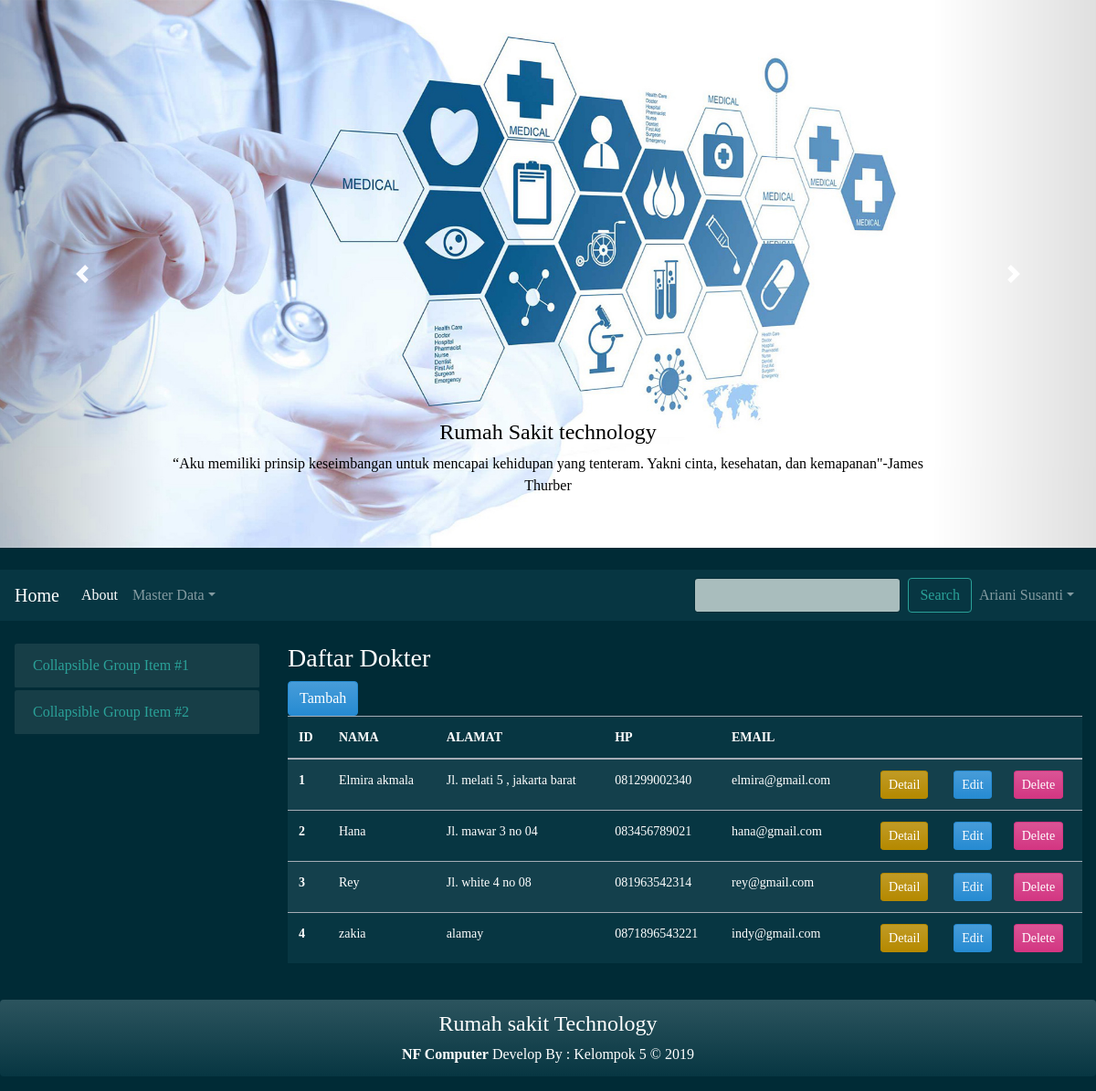
Page /index.php?halaman=dokter (signed in) on the committed database.
### tables this page shows
CREATE TABLE `dokter` (
  `IDdokter` int(11) NOT NULL,
  `nama` varchar(45) NOT NULL,
  `alamat` text NOT NULL,
  `hp` varchar(13) NOT NULL,
  `email` varchar(45) NOT NULL,
  `foto` varchar(45) DEFAULT NULL
);

### form_dokter.php (called while the page is built, shortened)
<?php
$obj = new kelasdokter();
$ar_dokter = $obj->getAll();
?>

### kelasdokter.php (called while the page is built, shortened)
<?php
class kelasdokter
{
	public $koneksi;
	function __construct()
	{
		global $dbh;
		$this->koneksi=$dbh;
	}
	public function getALL()
	{
		$sql= "SELECT * FROM dokter";
		$ps= $this-> koneksi -> prepare($sql);
		$ps-> execute();
		$rs = $ps -> fetchALL();
		return $rs;
	}
}

### dokter.php (the view, shortened to what this page needs)
<?php
if (isset($_SESSION['MEMBER'])) {
$Judul=['ID','NAMA','ALAMAT','HP','EMAIL','',''];
$model= new kelasdokter();
$rs= $model -> getALL();
?>
<h3> Daftar Dokter</h3>
<table class="table table-striped table-dark">
  <button type="button" class="btn btn-info" data-toggle="modal" data-target="#exampleModal">
  Tambah
</button>
        <?php include_once 'form_dokter.php'; ?>
<br>
  <thead>
    <tr>
    	<?php
    	foreach ($Judul as $judul) {
    	?>
      <th scope="col"> <?= $judul ?></th>
    <?php } ?>
    </tr>
  </thead>
  <tbody>
  	<?php
  	$no=1;
  	foreach ($rs as $data) {
  	?>
    <tr>
      <th scope="row"><?= $data['IDdokter'] ?></th>
      <td><?= $data['nama'] ?></td>
      <td><?= $data['alamat'] ?></td>
      <td><?= $data['hp'] ?></td>
      <td><?= $data['email'] ?></td>
      <td align="right">
      	<a class="btn btn-primary btn-sm" href="index.php?halaman=detaildokter&iddok=<?= $data['IDdokter'] ?>">Detail</a>
        <a class="btn btn-info btn-sm " href="index.php?halaman=form_dokter&idedit=<?= $data['IDdokter'] ?>">Edit</a></td>
        <td align="left">
      <form method="post" action="controllerDokter.php">
      <button name="proses" type="submit" class="btn btn-danger btn-sm" value="hapus" onclick="return confirm ('apakah anda yakin akan di hapus?')">Delete</button>
        </form>
      </td>
    </tr>
    <?php $no++; } ?>
  </tbody>
</table>
<?php }
else{
  include_once 'dilarang.php';
}
?>

### slide.php (shortened to what this page needs)
<!DOCTYPE html>
<html lang="en">
  <head>
    <link href="css/bootstrap.min.css" rel="stylesheet">
    <link href="css/style.css" rel="stylesheet">
  </head>
  <body>
<font size="3" face="times new romans" color="white">
    <link href="css/bootstrap.min.css" rel="stylesheet">
    <link href="css/style.css" rel="stylesheet">
  </head>
  <body>
<div class="row">
		<div class="col-md-12" >
			<div class="carousel slide" id="carousel-534716">
				<ol class="carousel-indicators">
					<li data-slide-to="0" data-target="#carousel-534716" class="active">
					</li>
					<li data-slide-to="1" data-target="#carousel-534716">
					</li>
					<li data-slide-to="2" data-target="#carousel-534716">
					</li>
				</ol>
				<div class="carousel-inner">
					<div class="carousel-item active" >
						<img class="d-block w-100" alt="Carousel Bootstrap First" src="foto/b.jpg" weight="1600px" height="600px">
						<div class="carousel-caption" style="color:black;">
							<h4>
								Rumah Sakit technology
							</h4>
							<p>
								“Aku memiliki prinsip keseimbangan untuk mencapai kehidupan yang tenteram. Yakni cinta, kesehatan, dan kemapanan"-James Thurber
							</p>
						</div>
					</div>
				</div> <a class="carousel-control-prev" href="#carousel-534716" data-slide="prev"><span class="carousel-control-prev-icon"></span> <span class="sr-only">Previous</span></a> <a class="carousel-control-next" href="#carousel-534716" data-slide="next"><span class="carousel-control-next-icon"></span> <span class="sr-only">Next</span></a>
			</div>
		</div>
	</div>

### index.php (shortened to what this page needs)
<?php
include_once 'koneksi.php';
include_once 'kelasdokter.php';
include_once 'slide.php';
echo '<br/>';
include_once 'menu.php';
echo '<br/>';
include_once 'main.php';
echo '<br/>';
include_once 'footer.php';

### menu.php (shortened to what this page needs)
<?php
$sesi = $_SESSION['MEMBER'];
?>
<div class="row">
		<div class="col-md-12">
			<nav class="navbar navbar-expand-lg navbar-light bg-light navbar-dark bg-dark">
				 <a class="navbar-brand" href="index.php?halaman=home">Home</a>
				<div class="collapse navbar-collapse" id="bs-example-navbar-collapse-1">
					<ul class="navbar-nav">
							<li class="nav-item active">
							 <a class="nav-link" href="index.php?halaman=about">About<span class="sr-only">(current)</span></a>
						</li>
						<?php
						if (isset($sesi)) {
						?>
						<li class="nav-item dropdown">
							 <a class="nav-link dropdown-toggle"  id="navbarDropdownMenuLink" data-toggle="dropdown">Master Data</a>
						</li>
					<?php } ?>
					</ul>
					<ul class="navbar-nav ml-md-auto">
						<form class="form-inline">
						<input class="form-control mr-sm-2" type="text" name="search">
						<button class="btn btn-outline-success" type="submit">
							Search
						</button>
					</form>
					<ul class="navbar-nav ml-md-auto">
					<?php
					if(!isset($sesi)){
					?>
						<li class="nav-item active">
							 <a class="nav-link" href="index.php?halaman=login">Login</a>
						</li>
						<?php
						}
						else{
						?>
							<li class="nav-item dropdown">
							 <a class="nav-link dropdown-toggle" href="#" id="navbarDropdownMenuLink" data-toggle="dropdown">
							 	<?= $sesi['fullname']?></a>
						</li>
						<?php } ?>
					</ul>
				</div>
			</nav>
		</div>
	</div>

### main.php (shortened to what this page needs)
<div class="container-fluid">
	<div class="row">
		<div class="col-md-3">
			<div id="card-246888">
				<div class="card">
					<div class="card-header">
						 <a class="card-link collapsed" data-toggle="collapse" data-parent="#card-246888" href="#card-element-471785">Collapsible Group Item #1</a>
					</div>
				</div>
				<div class="card">
					<div class="card-header">
						 <a class="collapsed card-link" data-toggle="collapse" data-parent="#card-246888" href="#card-element-409410">Collapsible Group Item #2</a>
					</div>
				</div>
			</div>
		</div>
		<div class="col-md-9" style="font-family: calibri;font-size:14px; ">
			<?php
	$halaman = $_GET['halaman'];
	if (!empty($halaman)) {
		include_once $halaman.'.php';
	}
	else {
		include_once 'home.php';
	}
	?>
		</div>
	</div>
	</div>

### footer.php (shortened to what this page needs)
<div class="row">
		<div class="col-md-12">
			<div align="center" class="alert alert-dismissable alert-dark">
				<h4>
					Rumah sakit Technology
				</h4> <strong>NF Computer</strong> Develop By : Kelompok 5 &copy; 2019
			</div>
		</div>
	</div>
  </body>
</html>

### rows in the picture
dokter: IDdokter "1", nama "Elmira akmala", alamat "Jl. melati 5 , jakarta barat", hp "081299002340", email "elmira@gmail.com"
dokter: IDdokter "2", nama "Hana", alamat "Jl. mawar 3 no 04", hp "083456789021", email "hana@gmail.com"
dokter: IDdokter "3", nama "Rey", alamat "Jl. white 4 no 08", hp "081963542314", email "rey@gmail.com"
dokter: IDdokter "4", nama "zakia", alamat "alamay", hp "0871896543221", email "indy@gmail.com"

### other values in the picture
$sesi['fullname'] "Ariani Susanti"
$judul "ID"
$judul "NAMA"
$judul "ALAMAT"
$judul "HP"
$judul "EMAIL"
